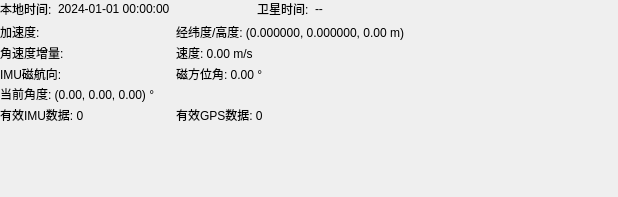
<?xml version="1.0" encoding="UTF-8"?>
<ui version="4.0">
 <class>SummarySubWindow</class>
 <widget class="QMdiSubWindow" name="SummarySubWindow">
  <property name="geometry">
   <rect>
    <x>0</x>
    <y>0</y>
    <width>618</width>
    <height>197</height>
   </rect>
  </property>
  <property name="windowTitle">
   <string>概要信息</string>
  </property>
  <widget class="QWidget" name="summarySubWindowWidget">
   <property name="geometry">
    <rect>
     <x>0</x>
     <y>0</y>
     <width>404</width>
     <height>122</height>
    </rect>
   </property>
   <layout class="QVBoxLayout" name="timeAndSensorLayout">
    <item>
     <layout class="QHBoxLayout" name="timeAndSensorTopLayout">
      <item>
       <widget class="QLabel" name="timeLabel">
        <property name="text">
         <string>本地时间:</string>
        </property>
       </widget>
      </item>
      <item>
       <widget class="QLabel" name="localTimeLabel">
        <property name="text">
         <string>2024-01-01 00:00:00</string>
        </property>
       </widget>
      </item>
      <item>
       <spacer name="horizontalSpacer_2">
        <property name="orientation">
         <enum>Qt::Orientation::Horizontal</enum>
        </property>
        <property name="sizeHint" stdset="0">
         <size>
          <width>20</width>
          <height>1</height>
         </size>
        </property>
       </spacer>
      </item>
      <item>
       <widget class="QLabel" name="gpsTimeLabel">
        <property name="text">
         <string>卫星时间:</string>
        </property>
       </widget>
      </item>
      <item>
       <widget class="QLabel" name="gpsTimeValueLabel">
        <property name="text">
         <string>--</string>
        </property>
       </widget>
      </item>
      <item>
       <spacer name="horizontalSpacer_8">
        <property name="orientation">
         <enum>Qt::Orientation::Horizontal</enum>
        </property>
        <property name="sizeHint" stdset="0">
         <size>
          <width>40</width>
          <height>1</height>
         </size>
        </property>
       </spacer>
      </item>
     </layout>
    </item>
    <item>
     <layout class="QGridLayout" name="sensorDataGridLayout">
      <property name="spacing">
       <number>5</number>
      </property>
      <item row="0" column="0">
       <widget class="QLabel" name="imuAccelerationLabel">
        <property name="text">
         <string>加速度: </string>
        </property>
       </widget>
      </item>
      <item row="0" column="1">
       <widget class="QLabel" name="gpsPositionLabel">
        <property name="text">
         <string>经纬度/高度: (0.000000, 0.000000, 0.00 m)</string>
        </property>
       </widget>
      </item>
      <item row="1" column="0">
       <widget class="QLabel" name="imuDthetaLabel">
        <property name="text">
         <string>角速度增量: </string>
        </property>
       </widget>
      </item>
      <item row="1" column="1">
       <widget class="QLabel" name="speedLabel">
        <property name="text">
         <string>速度: 0.00 m/s</string>
        </property>
       </widget>
      </item>
      <item row="2" column="0">
       <widget class="QLabel" name="imuOutputMagneticHeadingLabel">
        <property name="text">
         <string>IMU磁航向: </string>
        </property>
       </widget>
      </item>
      <item row="2" column="1">
       <widget class="QLabel" name="magneticHeadingLabel">
        <property name="text">
         <string>磁方位角: 0.00 °</string>
        </property>
       </widget>
      </item>
      <item row="3" column="0">
       <widget class="QLabel" name="imuAngleDisplayLabel">
        <property name="text">
         <string>当前角度: (0.00, 0.00, 0.00) °</string>
        </property>
       </widget>
      </item>
      <item row="4" column="0">
       <widget class="QLabel" name="imuDataCountLabel">
        <property name="text">
         <string>有效IMU数据: 0</string>
        </property>
       </widget>
      </item>
      <item row="4" column="1">
       <widget class="QLabel" name="gpsDataCountLabel">
        <property name="text">
         <string>有效GPS数据: 0</string>
        </property>
       </widget>
      </item>
     </layout>
    </item>
   </layout>
  </widget>
 </widget>
 <customwidgets>
  <customwidget>
   <class>QMdiSubWindow</class>
   <extends>QWidget</extends>
   <header>qmdisubwindow.h</header>
   <container>1</container>
  </customwidget>
 </customwidgets>
 <resources/>
 <connections/>
</ui>
